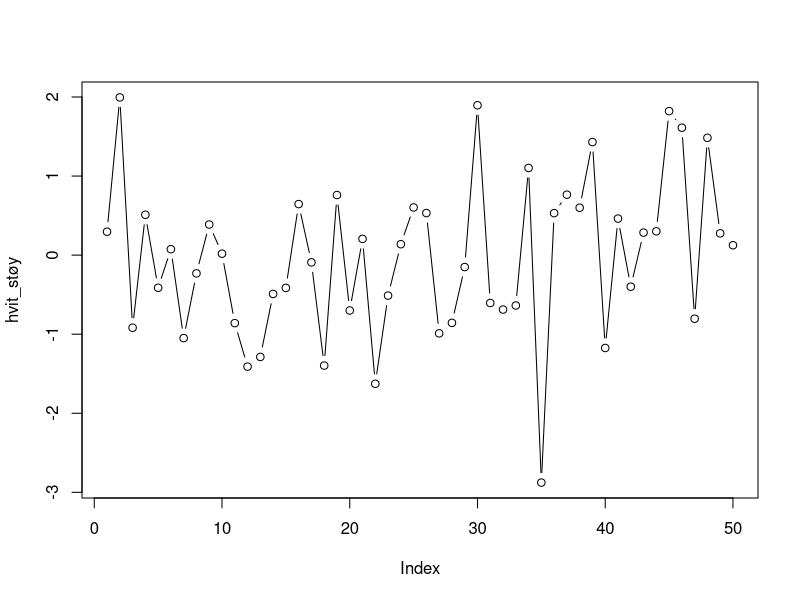
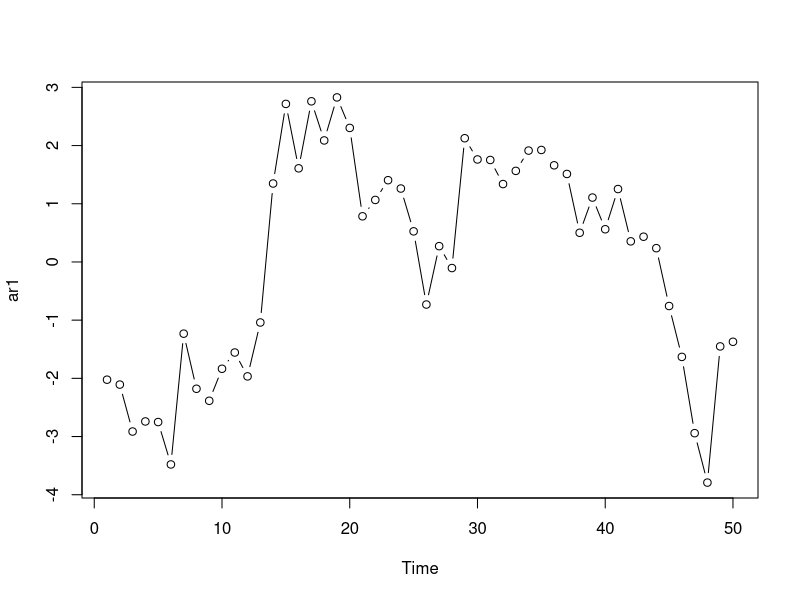
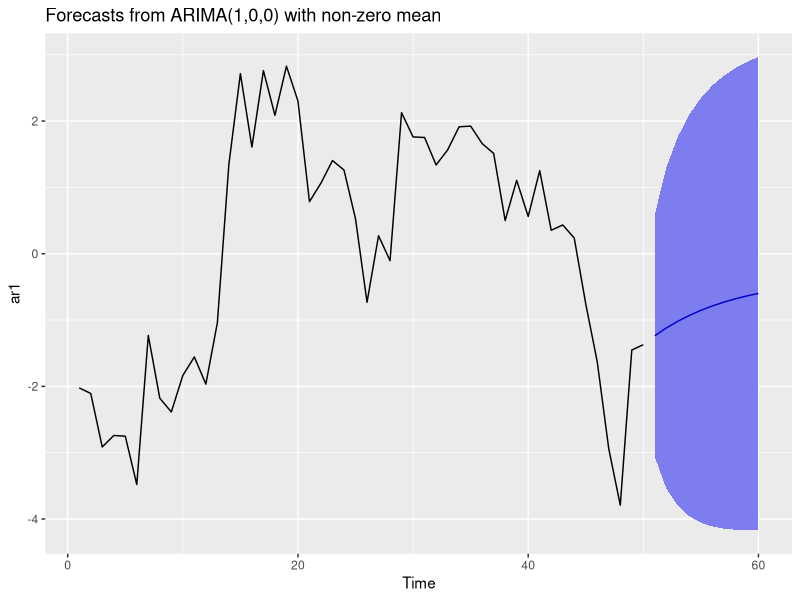

Generate these figures, in order, with R:
## ---- chunk 1
n <- 50
hvit_støy <- rnorm(n)
plot(hvit_støy, type = "b")
## ---- chunk 2
ar1 <- arima.sim(model = list(ar = 0.95), n)
plot(ar1, type = "b")
## ---- chunk 3
df <- data.frame(Y = ar1[2:n],
                 lagged_Y = ar1[1:(n-1)])
summary(lm(Y ~ lagged_Y, data = df))
## ---- chunk 4
library(forecast)
## ---- chunk 5
Arima(ar1, order = c(1, 0, 0))
## ---- chunk 6
ar1_estimat <- Arima(ar1, order = c(1, 0, 0))
prediksjon  <- forecast(ar1_estimat, h = 10, level = 0.95) 
## ---- chunk 7
# Plotter den opprinnerlige tidsrekken, sammen med prediksjon og
# prediksjonsintervall
autoplot(prediksjon)

